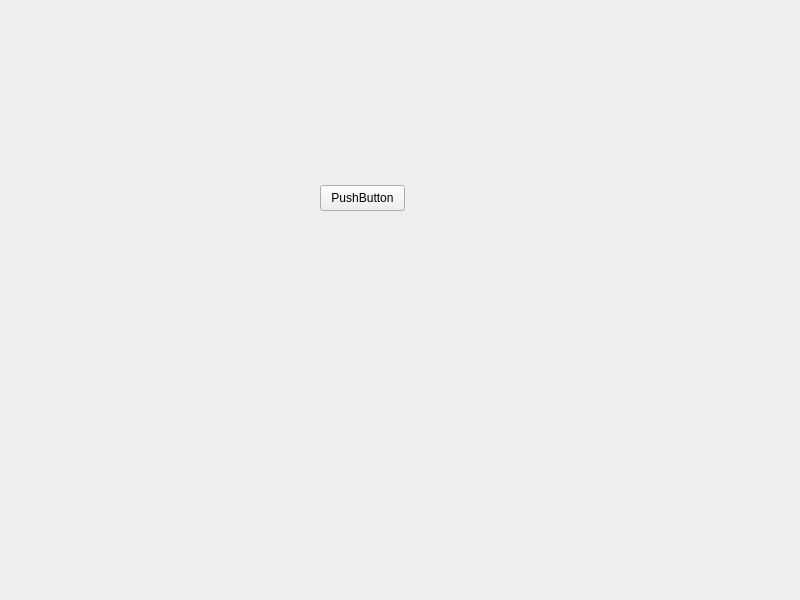
<?xml version="1.0" encoding="UTF-8"?>
<ui version="4.0">
 <class>MainWindow</class>
 <widget class="QMainWindow" name="MainWindow">
  <property name="geometry">
   <rect>
    <x>0</x>
    <y>0</y>
    <width>800</width>
    <height>600</height>
   </rect>
  </property>
  <property name="windowTitle">
   <string>MainWindow</string>
  </property>
  <widget class="QWidget" name="centralWidget">
   <widget class="QPushButton" name="pushButton">
    <property name="geometry">
     <rect>
      <x>320</x>
      <y>185</y>
      <width>85</width>
      <height>26</height>
     </rect>
    </property>
    <property name="text">
     <string>PushButton</string>
    </property>
   </widget>
  </widget>
 </widget>
 <resources/>
 <connections/>
</ui>
